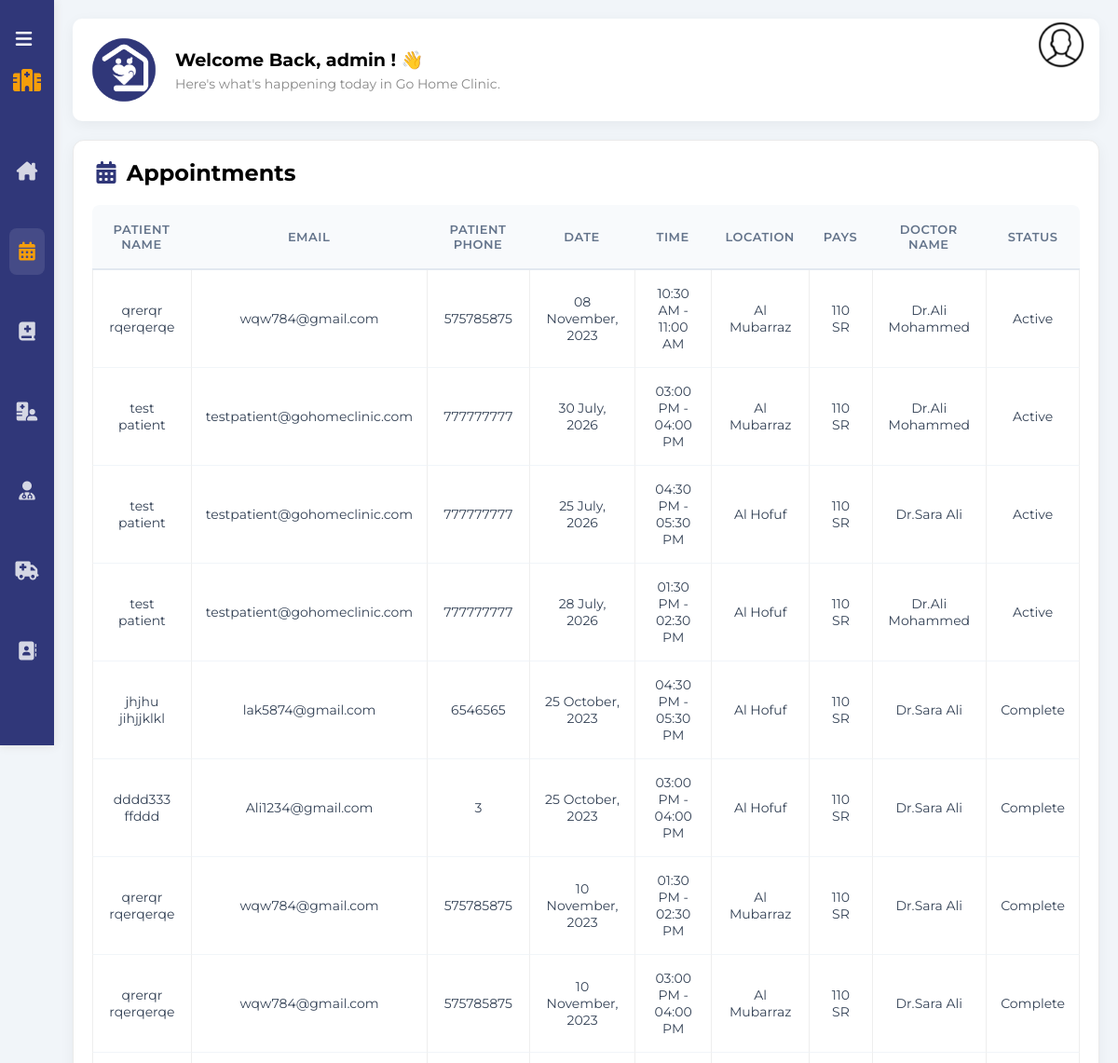
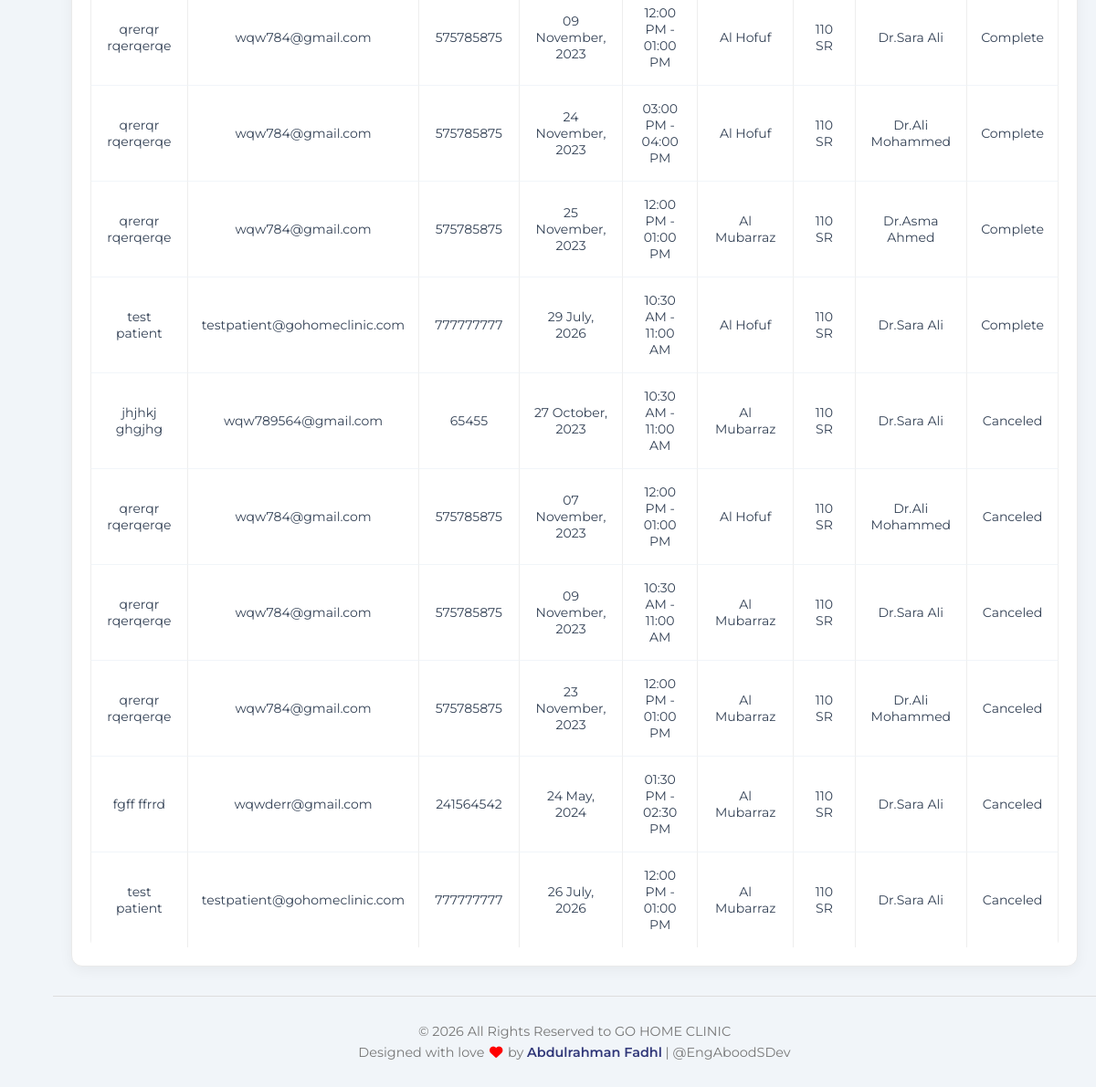
The page /Admin/adminAbo.php (signed in) on the database its author committed (2 pictures, top to bottom).
### tables this page shows
CREATE TABLE `appointment` (
  `app_id` int(10) NOT NULL,
  `date` date NOT NULL,
  `app_location` varchar(500) NOT NULL,
  `app_time` varchar(100) NOT NULL,
  `cost` double NOT NULL,
  `card_number` bigint(20) DEFAULT NULL,
  `name_in_card` varchar(100) DEFAULT NULL,
  `created_date` datetime DEFAULT current_timestamp(),
  `p_id` int(10) DEFAULT NULL,
  `dr_id` int(10) DEFAULT NULL,
  `app_state` enum('Active','Complete','Canceled') NOT NULL DEFAULT 'Active'
);

CREATE TABLE `patient` (
  `p_id` int(10) NOT NULL,
  `f_name` char(100) DEFAULT NULL,
  `l_name` char(100) DEFAULT NULL,
  `p_email` varchar(100) NOT NULL,
  `p_date` date DEFAULT NULL,
  `p_password` varchar(100) NOT NULL,
  `p_phoneNo` bigint(10) DEFAULT NULL
);

### Admin/adminWebs.php (called while the page is built, shortened)
<?php
function currentAdminFname()
{
    return $_COOKIE['admin_fname'];
}
?>

### Admin/Admin.php (called while the page is built, shortened)
<?php
function getAllAppointments()
{
    $db = connectDB();
    $result = mysqli_query($db, "SELECT appointment.app_id,appointment.date,appointment.app_location,
                                appointment.app_time, appointment.cost,appointment.app_state,
                                concat(patient.f_name,' ',patient.l_name) AS patient_name,patient.p_email,
                                patient.p_phoneNo ,concat(doctor.f_name,' ',doctor.l_name) AS doctor_name
                                FROM appointment JOIN patient ON appointment.p_id = patient.p_id
                                JOIN doctor ON appointment.dr_id = doctor.dr_id ORDER BY appointment.app_state");
    $Appointments = array();
    while ($row = mysqli_fetch_array($result)) {
        $Appointments[] = $row;
    }
    return $Appointments;
}
?>

### Admin/adminAbo.php (the view, shortened to what this page needs)
<?php
require_once 'adminWebs.php';
require_once 'Admin.php';
$Appointments = getAllAppointments();
?>
<!DOCTYPE html>
<html lang="en">
<head>
    <link rel="stylesheet" href="../css/all.min.css" />
    <link rel="stylesheet" href="../css/framework.css">
    <link rel="stylesheet" href="../css/master.css">
</head>
<body>
    <div class="page d-flex">
        <div class="sidebar bg-white p-10 pt-20 pb-20  p-relative">
            <div class="toggle-btn" onclick="document.querySelector('.sidebar').classList.toggle('toggled')"
                style="cursor: pointer; text-align: right; color: white; margin-bottom: 20px; font-size: 20px;">
                <i class="fa-solid fa-bars"></i>
            </div>
            <div class="sidebar-title p-relative txt-c mt-0">
                <i class="fa-solid fa-hospital"></i>
            </div>
            <ul>
                <li>
                    <a class=" d-flex align-center fs-14 c-black rad-6 p-10" href="Dashboard.php">
                        <i class="fa-solid fa-house-chimney fa-fw"></i>
                    </a>
                </li>
                <li>
                    <a class="active d-flex align-center fs-14 c-black rad-6 p-10" href="adminAbo.php">
                        <i class="fa-solid fa-calendar-days fa-fw"></i>
                    </a>
                </li>
                <li>
                    <a class="d-flex align-center fs-14 c-black rad-6 p-10" href="adminMed.php">
                        <i class="fa-solid fa-book-medical"></i>
                    </a>
                </li>
                <li>
                    <a class="d-flex align-center fs-14 c-black rad-6 p-10" href="adminPat.php">
                        <i class="fa-solid fa-hospital-user fa-fw"></i>
                    </a>
                </li>
                <li>
                    <a class=" d-flex align-center fs-14 c-black rad-6 p-10" href="adminDoc.php">
                        <i class="fa-solid fa-user-doctor fa-fw"></i>
                    </a>
                </li>
                <li>
                    <a class=" d-flex align-center fs-14 c-black rad-6 p-10" href="adminVeh.php">
                        <i class="fa-solid fa-truck-medical"></i>
                    </a>
                </li>
                <li>
                    <a class=" d-flex align-center fs-14 c-black rad-6 p-10" href="adminContact.php">
                        <i class="fa-solid fa-address-book fa-fw"></i>
                    </a>
                </li>
            </ul>
        </div>
        <div class="content w-full">
            <div class="head p-15 bg-white between-flex"
                style="height: auto; border-radius: 10px;justify-content: flex-start; margin: 20px; box-shadow: 0 4px 15px rgba(0,0,0,0.05); align-items: center; flex-wrap: wrap; gap: 15px;">
                <img src="../imgs/logo-without-background.png" style="width: 80px; margin: 0px;" class="imgback m-0"
                    alt="">
                <div class="welcome-text">
                    <h3 class="m-0 c-black" style="font-size: 1.2rem;">Welcome Back,
                        <?php echo currentAdminFname(); ?> !
                        <span class="wave" style="display: inline-block;">👋</span>
                    </h3>
                    <p class="m-0 mt-5 c-grey fs-14">Here's what's happening today in Go Home Clinic.</p>
                </div>
                <div class="action d-flex align-center">
                    <div class="profile" onclick="menuToggle();" style="cursor: pointer; margin: 1.2rem;">
                        <img src=" ../imgs/user.png" alt="">
                    </div>
                </div>
            </div>
            <div class="projects p-20 bg-white rad-10 m-20">
                <h2 class="mt-0 mb-20"> <i class="fa fa-calendar-days fa-fw c-blue"></i> Appointments</h2>
                <div class="responsive-table">
                    <table class="fs-15 w-full">
                        <thead>
                            <tr>
                                <td>Patient Name</td>
                                <td>Email</td>
                                <td>Patient Phone</td>
                                <td>Date</td>
                                <td>Time</td>
                                <td>Location</td>
                                <td>Pays</td>
                                <td>Doctor Name</td>
                                <td>Status</td>
                            </tr>
                        </thead>
                        <tbody>
                            <?php foreach ($Appointments as $Appointment) : ?>
                            <tr>
                                <td><?php echo $Appointment["patient_name"]; ?></td>
                                <td><?php echo $Appointment["p_email"]; ?></td>
                                <td><?php echo $Appointment["p_phoneNo"]; ?></td>
                                <td><?php echo date('d F, Y', strtotime($Appointment["date"])); ?></td>
                                <td><?php echo $Appointment["app_time"]; ?></td>
                                <td><?php echo $Appointment["app_location"]; ?></td>
                                <td><?php echo $Appointment["cost"] . " SR"; ?></td>
                                <td><?php echo $Appointment["doctor_name"]; ?></td>
                                <td><?php echo $Appointment["app_state"]; ?></td>
                            </tr>
                            <?php endforeach; ?>
                        </tbody>
                    </table>
                </div>
            </div>
            <div class="admin-copyright">
                <p>© 2026 All Rights Reserved to GO HOME CLINIC</p>
                <p class="developer">Designed with love <i style="color: red;" class="fa fa-heart"></i>
                    by
                    <a href="mailto:abdulrahmanfadhl@gmail.com">Abdulrahman Fadhl</a>
                    | @EngAboodSDev
                </p>
            </div>
        </div>
    </div>
</body>
</html>

### css/framework.css (style rules this page uses)
:root { --blue-color: #303779; --blue-alt-color: #0d69d5; --orange-color: #f59e0b; --green-color: #22c55e; --red-color: #f44336; --grey-color: #888; }
.d-flex { display: flex; }
.align-center { align-items: center; }
.p-10 { padding: 10px; }
.p-15 { padding: 15px; }
.p-20 { padding: 20px; }
.pt-20 { padding-top: 20px; }
.pb-20 { padding-bottom: 20px; }
.m-0 { margin: 0; }
.m-20 { margin: 20px; }
.mt-0 { margin-top: 0; }
.mt-5 { margin-top: 5px; }
.mb-20 { margin-bottom: 20px; }
.bg-white { background-color: white; }
.c-black { color: black; }
.c-grey { color: var(--grey-color); }
.c-blue { color: var(--blue-color); }
.p-relative { position: relative; }
.txt-c { text-align: center; }
.fs-14 { font-size: 14px; }
.fs-15 { font-size: 15px; }
.rad-6 { border-radius: 6px; }
.rad-10 { border-radius: 10px; }
.w-full { width: 100%; }
.between-flex { display: flex; align-items: center; justify-content: space-between; }

### rows shown on the page
appointment: patient_name "qrerqr rqerqerqe", p.p_email "wqw784@gmail.com", p.p_phoneNo "575785875", date "08 November, 2023", app_time "10:30 AM - 11:00 AM", app_location "Al Mubarraz", cost "110", doctor_name "Dr.Ali Mohammed", app_state "Active"
appointment: patient_name "test patient", p.p_email "testpatient@gohomeclinic.com", p.p_phoneNo "777777777", date "30 July, 2026", app_time "03:00 PM - 04:00 PM", app_location "Al Mubarraz", cost "110", doctor_name "Dr.Ali Mohammed", app_state "Active"
appointment: patient_name "test patient", p.p_email "testpatient@gohomeclinic.com", p.p_phoneNo "777777777", date "25 July, 2026", app_time "04:30 PM - 05:30 PM", app_location "Al Hofuf", cost "110", doctor_name "Dr.Sara Ali", app_state "Active"
appointment: patient_name "test patient", p.p_email "testpatient@gohomeclinic.com", p.p_phoneNo "777777777", date "28 July, 2026", app_time "01:30 PM - 02:30 PM", app_location "Al Hofuf", cost "110", doctor_name "Dr.Ali Mohammed", app_state "Active"
appointment: patient_name "jhjhu jihjjklkl", p.p_email "lak5874@gmail.com", p.p_phoneNo "6546565", date "25 October, 2023", app_time "04:30 PM - 05:30 PM", app_location "Al Hofuf", cost "110", doctor_name "Dr.Sara Ali", app_state "Complete"
appointment: patient_name "dddd333 ffddd", p.p_email "Ali1234@gmail.com", p.p_phoneNo "3", date "25 October, 2023", app_time "03:00 PM - 04:00 PM", app_location "Al Hofuf", cost "110", doctor_name "Dr.Sara Ali", app_state "Complete"
appointment: patient_name "qrerqr rqerqerqe", p.p_email "wqw784@gmail.com", p.p_phoneNo "575785875", date "10 November, 2023", app_time "01:30 PM - 02:30 PM", app_location "Al Mubarraz", cost "110", doctor_name "Dr.Sara Ali", app_state "Complete"
appointment: patient_name "qrerqr rqerqerqe", p.p_email "wqw784@gmail.com", p.p_phoneNo "575785875", date "10 November, 2023", app_time "03:00 PM - 04:00 PM", app_location "Al Mubarraz", cost "110", doctor_name "Dr.Sara Ali", app_state "Complete"
appointment: patient_name "qrerqr rqerqerqe", p.p_email "wqw784@gmail.com", p.p_phoneNo "575785875", date "09 November, 2023", app_time "12:00 PM - 01:00 PM", app_location "Al Hofuf", cost "110", doctor_name "Dr.Sara Ali", app_state "Complete"
appointment: patient_name "qrerqr rqerqerqe", p.p_email "wqw784@gmail.com", p.p_phoneNo "575785875", date "24 November, 2023", app_time "03:00 PM - 04:00 PM", app_location "Al Hofuf", cost "110", doctor_name "Dr.Ali Mohammed", app_state "Complete"
appointment: patient_name "qrerqr rqerqerqe", p.p_email "wqw784@gmail.com", p.p_phoneNo "575785875", date "25 November, 2023", app_time "12:00 PM - 01:00 PM", app_location "Al Mubarraz", cost "110", doctor_name "Dr.Asma Ahmed", app_state "Complete"
appointment: patient_name "test patient", p.p_email "testpatient@gohomeclinic.com", p.p_phoneNo "777777777", date "29 July, 2026", app_time "10:30 AM - 11:00 AM", app_location "Al Hofuf", cost "110", doctor_name "Dr.Sara Ali", app_state "Complete"
appointment: patient_name "jhjhkj ghgjhg", p.p_email "wqw789564@gmail.com", p.p_phoneNo "65455", date "27 October, 2023", app_time "10:30 AM - 11:00 AM", app_location "Al Mubarraz", cost "110", doctor_name "Dr.Sara Ali", app_state "Canceled"
appointment: patient_name "qrerqr rqerqerqe", p.p_email "wqw784@gmail.com", p.p_phoneNo "575785875", date "07 November, 2023", app_time "12:00 PM - 01:00 PM", app_location "Al Hofuf", cost "110", doctor_name "Dr.Ali Mohammed", app_state "Canceled"
appointment: patient_name "qrerqr rqerqerqe", p.p_email "wqw784@gmail.com", p.p_phoneNo "575785875", date "09 November, 2023", app_time "10:30 AM - 11:00 AM", app_location "Al Mubarraz", cost "110", doctor_name "Dr.Sara Ali", app_state "Canceled"
appointment: patient_name "qrerqr rqerqerqe", p.p_email "wqw784@gmail.com", p.p_phoneNo "575785875", date "23 November, 2023", app_time "12:00 PM - 01:00 PM", app_location "Al Mubarraz", cost "110", doctor_name "Dr.Ali Mohammed", app_state "Canceled"
appointment: patient_name "fgff ffrrd", p.p_email "wqwderr@gmail.com", p.p_phoneNo "241564542", date "24 May, 2024", app_time "01:30 PM - 02:30 PM", app_location "Al Mubarraz", cost "110", doctor_name "Dr.Sara Ali", app_state "Canceled"
appointment: patient_name "test patient", p.p_email "testpatient@gohomeclinic.com", p.p_phoneNo "777777777", date "26 July, 2026", app_time "12:00 PM - 01:00 PM", app_location "Al Mubarraz", cost "110", doctor_name "Dr.Sara Ali", app_state "Canceled"

### other values the page prints
currentAdminFname() "admin"
